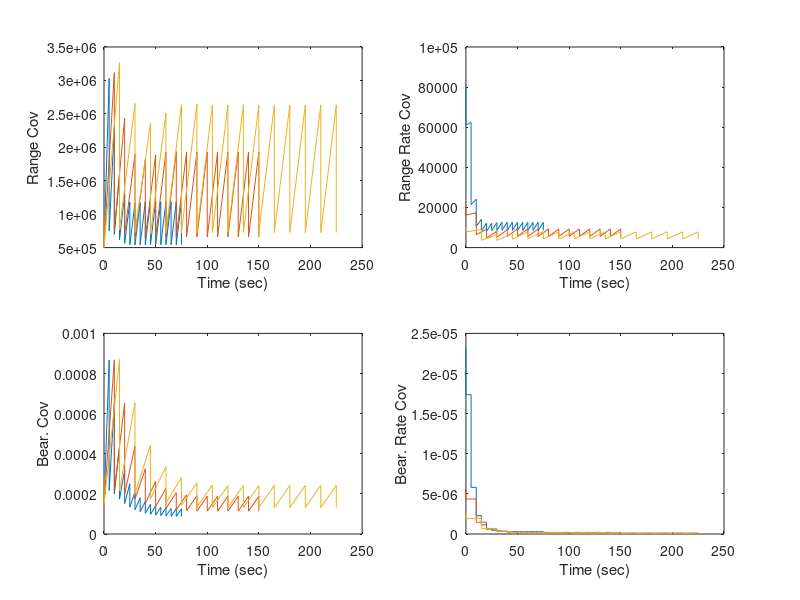
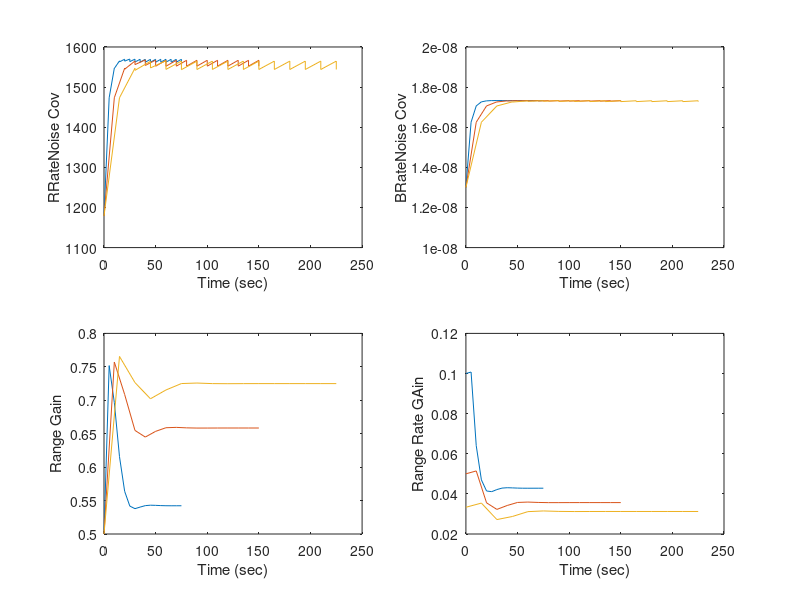
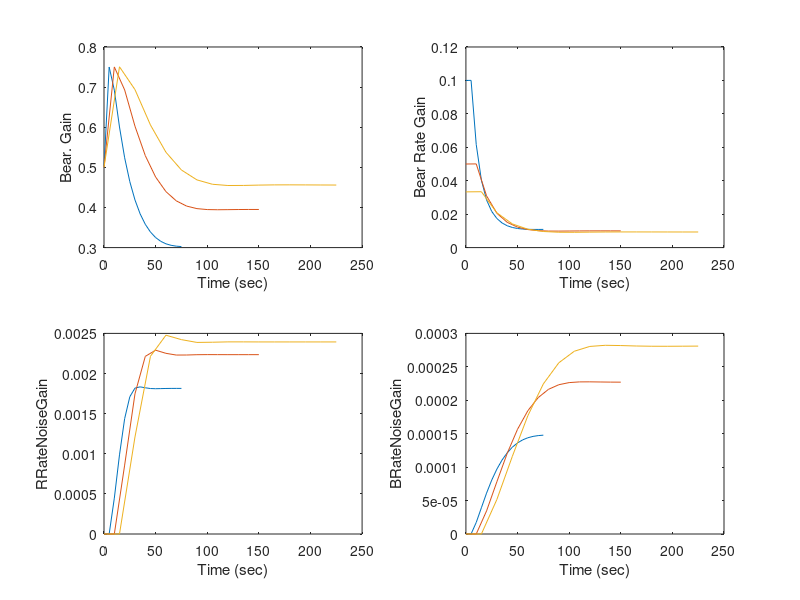

These figures' MATLAB source, in order:
% Covariance analysis of radar tracking problem, 
% given as Example 4.4 in 
% M. S. Grewal and A. P. Andrews, 
% Kalman Filtering: Theory and Practice, 
% John Wiley & Sons, 2000. 
% 
clf; 
disp('Covariance analysis of radar tracking problem,'); 
disp('given as Example 4.4 in'); 
disp('M. S. Grewal and A. P. Andrews,'); 
disp('Kalman Filtering: Theory and Practice,'); 
disp('John Wiley & Sons, 2000.'); 
disp(' '); 
disp('Plots histories of six mean squared state'); 
disp('uncertainties and six magnitudes of Kalman gains'); 
disp('for intersample intervals of 5, 10 and 15 seconds.'); 
disp(' '); 
disp('Six state variables:'); 
disp('  1. Range to object being tracked.'); 
disp('  2. Range rate of object being tracked.'); 
disp('  3. Object range maneuvering noise (pseudo state).'); 
disp('  4. Bearing to object being tracked.'); 
disp('  5. Bearing rate of object being tracked.'); 
disp('  6. Object bearing maneuvering noise (pseudo state).'); 
disp('Pseudo states are used for modeling correlated noise.'); 

%Initialize pseudo state noise variances:
sigma_squared_pseudo_state_WN_variance1 = (103/3)^2; 
sigma_squared_pseudo_state_WN_variance2 = 1.3E-8; 
%Initialize measurement noise variances:
sigma_squared_range_variance = (1000)^2; 
sigma_squared_bearing_variance = (.017)^2; 
state_noise_correlation_coefficient = 0.5; % rho = E[U(k)U(k-1)]/sigma_m^2 = 1-lambda*T, for T<1/lambda

%Initialize State Transition matrix (the part not(!!!) depending on T) : 
Phi = eye(6); 
Phi(2,3) = 1; 
Phi(5,6) = 1; 
Phi(3,3) = state_noise_correlation_coefficient; 
Phi(6,6) = state_noise_correlation_coefficient; 

%Initialize state noise covariance:
Q        = zeros(6);
Q(3,3)   = sigma_squared_pseudo_state_WN_variance1;
Q(6,6)   = sigma_squared_pseudo_state_WN_variance2;
%Initialize measurement noise covariance:
R        = zeros(2);
R(1,1)   = sigma_squared_range_variance;
R(2,2)   = sigma_squared_bearing_variance;
%Initialize measurement (or sensitivity) matrix:
H        = zeros(2,6);
H(1,1)   = 1;
H(2,4)   = 1;


%Initialize time vec:
time_vec = zeros(3,32); % time (for 3 plots)

%Initialize state covariances:
range_covariance = zeros(3,32); % Range covariance
range_derivative_covariance = zeros(3,32); % Range Rate covariance
bearing_covariance = zeros(3,32); % Bearing covariance
bearing_derivative_covariance = zeros(3,32); % Bearing Rate covariance
range_derivative_noise_covariance = zeros(3,32); % Range Rate Noise covariance
bearing_derivative_noise_covariance = zeros(3,32); % Bearing Rate Noise covariance

%Initialize kalman gains:
kalman_gain_range = zeros(3,32); % Range Kalman gain
kalman_gain_range_derivative = zeros(3,32); % Range Rate Kalman gain
kalman_gain_bearing = zeros(3,32); % Bearing Kalman gain
kalman_gain_bearing_derivative = zeros(3,32); % Bearing Rate Kalman gain
kalman_gain_range_derivative_noise = zeros(3,32); % Range Rate Noise Kalman gain
kalman_gain_bearing_derivative_noise = zeros(3,32); % Bearing Rate Noise Kalman gain


time_counter = 0;
%Loop over three possible values of measurement interval / tracking interval:
for T = 5:5:15,
    time_counter = time_counter+1;
    disp(['Simulating tracking at ',num2str(T),' second intervals.']);
    
    %Update state transition matrix according to time T:
    Phi(1,2) = T;
    Phi(4,5) = T;
    
    %Initialize estimate covariance matrix:
    P        = zeros(6);
    P(1,1)   = sigma_squared_range_variance;
    P(1,2)   = sigma_squared_range_variance/T;
    P(2,1)   = P(1,2);
    P(2,2)   = 2*sigma_squared_range_variance/T^2 + sigma_squared_pseudo_state_WN_variance1;
    P(3,3)   = sigma_squared_pseudo_state_WN_variance1;
    P(4,4)   = sigma_squared_bearing_variance;
    P(4,5)   = sigma_squared_bearing_variance/T;
    P(5,4)   = P(4,5);
    P(5,5)   = 2*sigma_squared_bearing_variance/T^2 + sigma_squared_pseudo_state_WN_variance2;
    P(6,6)   = sigma_squared_pseudo_state_WN_variance2;
    
    %Loop over consecutive kalman prediction-update cycles for the current tracking interval:
    for cycle=0:15,

        % Save a priori values:
        prior      = 2*cycle+1;
        time_vec(time_counter,prior) = T*cycle;
        
        %Calculate the Kalman Gain Matrix:
        Kalman_gain_matrix = P*H'/(H*P*H'+R); 
        
        %Track kalman gain over time:
        kalman_gain_range(time_counter,prior) = sqrt(Kalman_gain_matrix(1,1)^2+Kalman_gain_matrix(1,2)^2); % Range Kalman gain
        kalman_gain_range_derivative(time_counter,prior) = sqrt(Kalman_gain_matrix(2,1)^2+Kalman_gain_matrix(2,2)^2); % Range Rate Kalman gain
        kalman_gain_range_derivative_noise(time_counter,prior) = sqrt(Kalman_gain_matrix(3,1)^2+Kalman_gain_matrix(3,2)^2); % Range Rate Noise Kalman gain
        kalman_gain_bearing(time_counter,prior) = sqrt(Kalman_gain_matrix(4,1)^2+Kalman_gain_matrix(4,2)^2); % Bearing Kalman gain
        kalman_gain_bearing_derivative(time_counter,prior) = sqrt(Kalman_gain_matrix(5,1)^2+Kalman_gain_matrix(5,2)^2); % Bearing Rate Kalman gain
        kalman_gain_bearing_derivative_noise(time_counter,prior) = sqrt(Kalman_gain_matrix(6,1)^2+Kalman_gain_matrix(6,2)^2); % Bearing Rate Noise Kalman gain
        
        %Track state estimation covariances over time:
        range_covariance(time_counter,prior) = P(1,1); % Range covariance
        range_derivative_covariance(time_counter,prior) = P(2,2); % Range Rate covariance
        bearing_covariance(time_counter,prior) = P(4,4); % Bearing covariance
        bearing_derivative_covariance(time_counter,prior) = P(5,5); % Bearing Rate covariance
        range_derivative_noise_covariance(time_counter,prior) = P(3,3); % Range Rate Noise covariance
        bearing_derivative_noise_covariance(time_counter,prior) = P(6,6); % Bearing Rate Noise covariance
        
        %Save a posteriori values:
        post  = prior + 1;
        time_vec(time_counter,post) = T*cycle;
        
        %Update state estimation covariance matrix and keep it symmetric:
        P = P - Kalman_gain_matrix*H*P;
        P = 0.5*(P+P');
        
        %Track state estimation covariance over time:
        range_covariance(time_counter,post)   = P(1,1); % Range covariance
        range_derivative_covariance(time_counter,post)  = P(2,2); % Range Rate covariance
        bearing_covariance(time_counter,post)   = P(4,4); % Bearing covariance
        bearing_derivative_covariance(time_counter,post)  = P(5,5); % Bearing Rate covariance
        range_derivative_noise_covariance(time_counter,post) = P(3,3); % Range Rate Noise covariance
        bearing_derivative_noise_covariance(time_counter,post) = P(6,6); % Bearing Rate Noise covariance
        
        %Track Kalman gain over time:
        kalman_gain_range(time_counter,post)    = sqrt(Kalman_gain_matrix(1,1)^2+Kalman_gain_matrix(1,2)^2); % Range Kalman gain
        kalman_gain_range_derivative(time_counter,post)   = sqrt(Kalman_gain_matrix(2,1)^2+Kalman_gain_matrix(2,2)^2); % Range Rate Kalman gain
        kalman_gain_bearing(time_counter,post)    = sqrt(Kalman_gain_matrix(4,1)^2+Kalman_gain_matrix(4,2)^2); % Bearing Kalman gain
        kalman_gain_bearing_derivative(time_counter,post)   = sqrt(Kalman_gain_matrix(5,1)^2+Kalman_gain_matrix(5,2)^2); % Bearing Rate Kalman gain
        kalman_gain_range_derivative_noise(time_counter,post)  = sqrt(Kalman_gain_matrix(3,1)^2+Kalman_gain_matrix(3,2)^2); % Range Rate Noise Kalman gain
        kalman_gain_bearing_derivative_noise(time_counter,post)  = sqrt(Kalman_gain_matrix(6,1)^2+Kalman_gain_matrix(6,2)^2); % Bearing Rate Noise Kalman gain
        
        %Update state estimation covariance matrix:
        P = Phi*P*Phi' + Q;
    end
    
end
figure(1)
subplot(2,2,1),plot(time_vec(1,:),range_covariance(1,:),time_vec(2,:),range_covariance(2,:),time_vec(3,:),range_covariance(3,:));xlabel('Time (sec)');ylabel('Range Cov');
subplot(2,2,2),plot(time_vec(1,:),range_derivative_covariance(1,:),time_vec(2,:),range_derivative_covariance(2,:),time_vec(3,:),range_derivative_covariance(3,:));xlabel('Time (sec)');ylabel('Range Rate Cov'); 
subplot(2,2,3),plot(time_vec(1,:),bearing_covariance(1,:),time_vec(2,:),bearing_covariance(2,:),time_vec(3,:),bearing_covariance(3,:));xlabel('Time (sec)');ylabel('Bear. Cov'); 
subplot(2,2,4),plot(time_vec(1,:),bearing_derivative_covariance(1,:),time_vec(2,:),bearing_derivative_covariance(2,:),time_vec(3,:),bearing_derivative_covariance(3,:));xlabel('Time (sec)');ylabel('Bear. Rate Cov'); 

figure(2)
disp('Figures 4.13-16 on pages 150--151.') 
subplot(2,2,1),plot(time_vec(1,:),range_derivative_noise_covariance(1,:),time_vec(2,:),range_derivative_noise_covariance(2,:),time_vec(3,:),range_derivative_noise_covariance(3,:));xlabel('Time (sec)');ylabel('RRateNoise Cov'); 
subplot(2,2,2),plot(time_vec(1,:),bearing_derivative_noise_covariance(1,:),time_vec(2,:),bearing_derivative_noise_covariance(2,:),time_vec(3,:),bearing_derivative_noise_covariance(3,:));xlabel('Time (sec)');ylabel('BRateNoise Cov'); 
subplot(2,2,3),plot(time_vec(1,:),kalman_gain_range(1,:),time_vec(2,:),kalman_gain_range(2,:),time_vec(3,:),kalman_gain_range(3,:));xlabel('Time (sec)');ylabel('Range Gain'); 
subplot(2,2,4),plot(time_vec(1,:),kalman_gain_range_derivative(1,:),time_vec(2,:),kalman_gain_range_derivative(2,:),time_vec(3,:),kalman_gain_range_derivative(3,:));xlabel('Time (sec)');ylabel('Range Rate GAin'); 

figure(3)
disp('Figures 4.17-20 on pages 152--153.') 
subplot(2,2,1),plot(time_vec(1,:),kalman_gain_bearing(1,:),time_vec(2,:),kalman_gain_bearing(2,:),time_vec(3,:),kalman_gain_bearing(3,:));xlabel('Time (sec)');ylabel('Bear. Gain'); 
subplot(2,2,2),plot(time_vec(1,:),kalman_gain_bearing_derivative(1,:),time_vec(2,:),kalman_gain_bearing_derivative(2,:),time_vec(3,:),kalman_gain_bearing_derivative(3,:));xlabel('Time (sec)');ylabel('Bear Rate Gain'); 
subplot(2,2,3),plot(time_vec(1,:),kalman_gain_range_derivative_noise(1,:),time_vec(2,:),kalman_gain_range_derivative_noise(2,:),time_vec(3,:),kalman_gain_range_derivative_noise(3,:));xlabel('Time (sec)');ylabel('RRateNoiseGain'); 
subplot(2,2,4),plot(time_vec(1,:),kalman_gain_bearing_derivative_noise(1,:),time_vec(2,:),kalman_gain_bearing_derivative_noise(2,:),time_vec(3,:),kalman_gain_bearing_derivative_noise(3,:));xlabel('Time (sec)');ylabel('BRateNoiseGain'); 

